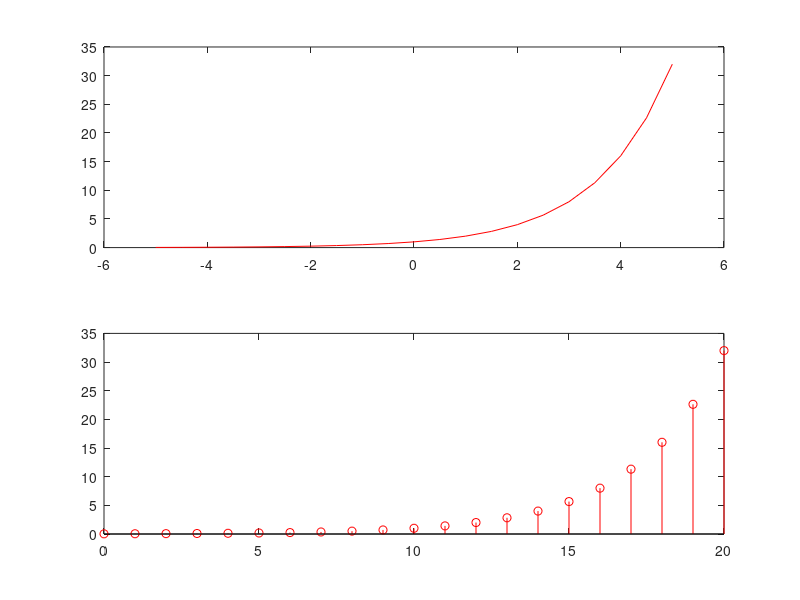

Reproduce this figure in MATLAB.
clc;
clear all;
close all;
n=2;
t=-5:0.5:5;
t1=0:1:20;
y=(n.^t);
figure(1);
subplot(2,1,1);
plot(t,y,'r');
subplot(2,1,2);
stem(t1,y,'r');